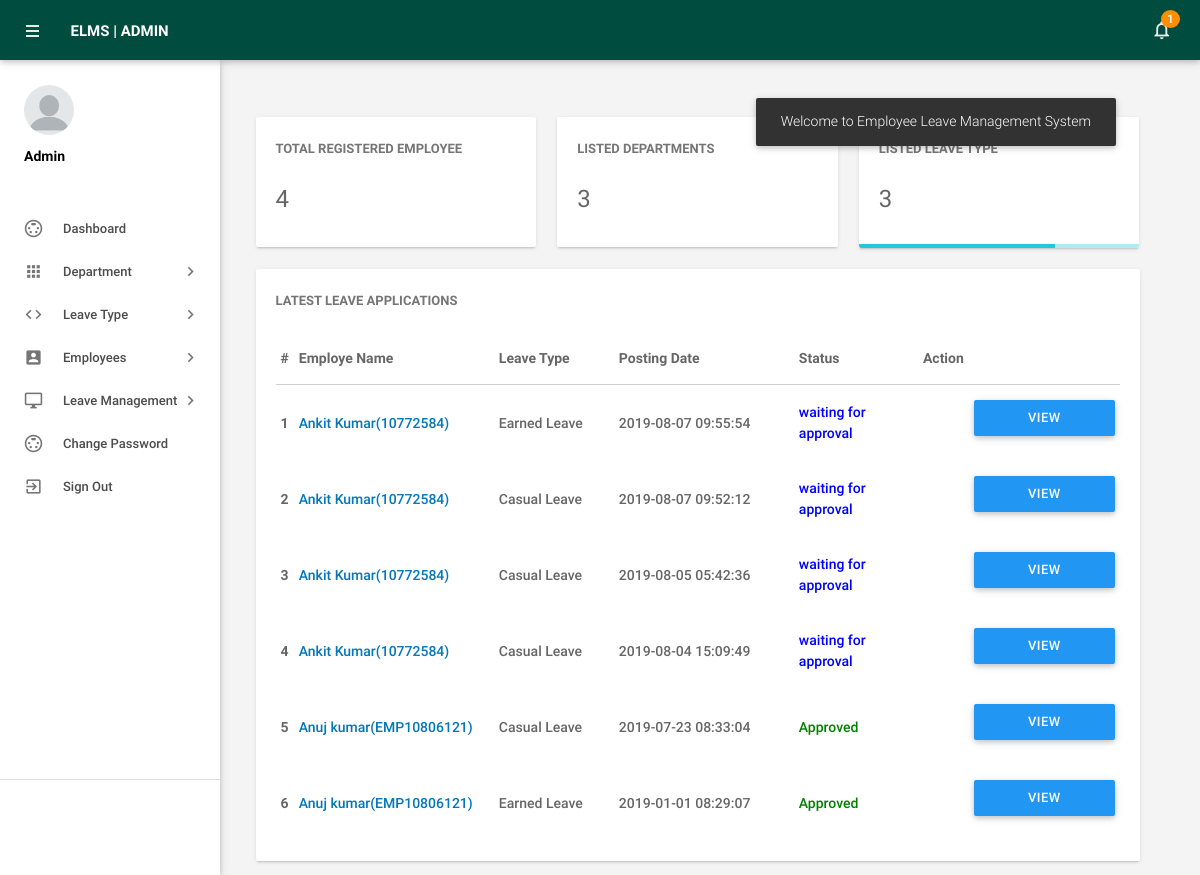
Screenshot of /admin/dashboard.php (signed in) with the database file from the repository.
### tables this page shows
CREATE TABLE `tblleaves` (
  `id` int(11) NOT NULL,
  `LeaveType` varchar(110) NOT NULL,
  `ToDate` varchar(120) NOT NULL,
  `FromDate` varchar(120) NOT NULL,
  `Description` mediumtext NOT NULL,
  `PostingDate` timestamp NOT NULL DEFAULT CURRENT_TIMESTAMP,
  `AdminRemark` mediumtext,
  `AdminRemarkDate` varchar(120) DEFAULT NULL,
  `Status` int(1) NOT NULL,
  `IsRead` int(1) NOT NULL,
  `empid` int(11) DEFAULT NULL
);

CREATE TABLE `tblemployees` (
  `id` int(11) NOT NULL,
  `EmpId` varchar(100) NOT NULL,
  `FirstName` varchar(150) NOT NULL,
  `LastName` varchar(150) NOT NULL,
  `EmailId` varchar(200) NOT NULL,
  `Password` varchar(180) NOT NULL,
  `Gender` varchar(100) NOT NULL,
  `Dob` varchar(100) NOT NULL,
  `Department` varchar(255) NOT NULL,
  `Address` varchar(255) NOT NULL,
  `Reportingauthority` varchar(200) NOT NULL,
  `Acceptingauthority` varchar(150) NOT NULL,
  `Phonenumber` char(11) NOT NULL,
  `Status` int(1) NOT NULL,
  `RegDate` timestamp NOT NULL DEFAULT CURRENT_TIMESTAMP
);

### admin/dashboard.php (the view, shortened to what this page needs)
<?php
include('includes/config.php');
if(strlen($_SESSION['alogin'])==0)
    {
header('location:index.php');
}
else{
?>
<!DOCTYPE html>
<html lang="en">
    <head>
        <link type="text/css" rel="stylesheet" href="../assets/plugins/materialize/css/materialize.min.css"/>
        <link href="../assets/plugins/metrojs/MetroJs.min.css" rel="stylesheet">
        <link href="../assets/plugins/weather-icons-master/css/weather-icons.min.css" rel="stylesheet">
        <link href="../assets/css/alpha.min.css" rel="stylesheet" type="text/css"/>
        <link href="../assets/css/custom.css" rel="stylesheet" type="text/css"/>
    </head>
    <body>
           <?php include('includes/header.php');?>
       <?php include('includes/sidebar.php');?>
            <main class="mn-inner">
                <div class="middle-content">
                    <div class="row no-m-t no-m-b">
                    <div class="col s12 m12 l4">
                        <div class="card stats-card">
                            <div class="card-content">
                                <span class="card-title">Total Registered Employee</span>
                                <span class="stats-counter">
<?php
$sql = "SELECT id from tblemployees";
$query = $dbh -> prepare($sql);
$query->execute();
$empcount=$query->rowCount();
?>
                                    <span class="counter"><?php echo htmlentities($empcount);?></span></span>
                            </div>
                            <div id="sparkline-bar"></div>
                        </div>
                    </div>
                        <div class="col s12 m12 l4">
                        <div class="card stats-card">
                            <div class="card-content">
                                <span class="card-title">Listed Departments </span>
    <?php
$sql = "SELECT id from tbldepartments";
$query = $dbh -> prepare($sql);
$query->execute();
$dptcount=$query->rowCount();
?>
                                <span class="stats-counter"><span class="counter"><?php echo htmlentities($dptcount);?></span></span>
                            </div>
                            <div id="sparkline-line"></div>
                        </div>
                    </div>
                    <div class="col s12 m12 l4">
                        <div class="card stats-card">
                            <div class="card-content">
                                <span class="card-title">Listed leave Type</span>
                                    <?php
$sql = "SELECT id from  tblleavetype";
$query = $dbh -> prepare($sql);
$query->execute();
$leavtypcount=$query->rowCount();
?>
                                <span class="stats-counter"><span class="counter"><?php echo htmlentities($leavtypcount);?></span></span>
                            </div>
                            <div class="progress stats-card-progress">
                                <div class="determinate" style="width: 70%"></div>
                            </div>
                        </div>
                    </div>
                </div>
                    <div class="row no-m-t no-m-b">
                        <div class="col s12 m12 l12">
                            <div class="card invoices-card">
                                <div class="card-content">
                                    <span class="card-title">Latest Leave Applications</span>
                             <table id="example" class="display responsive-table ">
                                    <thead>
                                        <tr>
                                            <th>#</th>
                                            <th width="200">Employe Name</th>
                                            <th width="120">Leave Type</th>
                                             <th width="180">Posting Date</th>
                                            <th>Status</th>
                                            <th align="center">Action</th>
                                        </tr>
                                    </thead>
                                    <tbody>
<?php $sql = "SELECT tblleaves.id as lid,tblemployees.FirstName,tblemployees.LastName,tblemployees.EmpId,tblemployees.id,tblleaves.LeaveType,tblleaves.PostingDate,tblleaves.Status from tblleaves join tblemployees on tblleaves.empid=tblemployees.id order by lid desc limit 6";
$query = $dbh -> prepare($sql);
$query->execute();
$results=$query->fetchAll(PDO::FETCH_OBJ);
$cnt=1;
if($query->rowCount() > 0)
{
foreach($results as $result)
{
      ?>
                                        <tr>
                                            <td> <b><?php echo htmlentities($cnt);?></b></td>
                                              <td><a href="editemployee.php?empid=<?php echo htmlentities($result->id);?>" target="_blank"><?php echo htmlentities($result->FirstName." ".$result->LastName);?>(<?php echo htmlentities($result->EmpId);?>)</a></td>
                                            <td><?php echo htmlentities($result->LeaveType);?></td>
                                            <td><?php echo htmlentities($result->PostingDate);?></td>
                                                                       <td><?php $stats=$result->Status;
if($stats==1){
                                             ?>
                                                 <span style="color: green">Approved</span>
                                                 <?php } if($stats==2)  { ?>
                                                 <?php } if($stats==0)  { ?>
 <span style="color: blue">waiting for approval</span>
 <?php } ?>
                                             </td>
          <td>
           <td><a href="leave-details.php?leaveid=<?php echo htmlentities($result->lid);?>" class="waves-effect waves-light btn blue m-b-xs"  > View Details</a></td>
                                    </tr>
                                         <?php $cnt++;} }?>
                                    </tbody>
                                </table>
                                </div>
                            </div>
                        </div>
                    </div>
                </div>
            </main>
        </div>
    </body>
</html>
<?php } ?>

### rows the page displays
tblleaves: tblemployees.FirstName+LastName "Ankit Kumar", tblemployees.EmpId "10772584", LeaveType "Earned Leave", PostingDate "2019-08-07 09:55:54", Status "waiting for approval"
tblleaves: tblemployees.FirstName+LastName "Ankit Kumar", tblemployees.EmpId "10772584", LeaveType "Casual Leave", PostingDate "2019-08-07 09:52:12", Status "waiting for approval"
tblleaves: tblemployees.FirstName+LastName "Ankit Kumar", tblemployees.EmpId "10772584", LeaveType "Casual Leave", PostingDate "2019-08-05 05:42:36", Status "waiting for approval"
tblleaves: tblemployees.FirstName+LastName "Ankit Kumar", tblemployees.EmpId "10772584", LeaveType "Casual Leave", PostingDate "2019-08-04 15:09:49", Status "waiting for approval"
tblleaves: tblemployees.FirstName+LastName "Anuj kumar", tblemployees.EmpId "EMP10806121", LeaveType "Casual Leave", PostingDate "2019-07-23 08:33:04", Status "Approved"
tblleaves: tblemployees.FirstName+LastName "Anuj kumar", tblemployees.EmpId "EMP10806121", LeaveType "Earned Leave", PostingDate "2019-01-01 08:29:07", Status "Approved"

### other values shown
$unreadcount "1"
$empcount "4"
$dptcount "3"
$leavtypcount "3"
